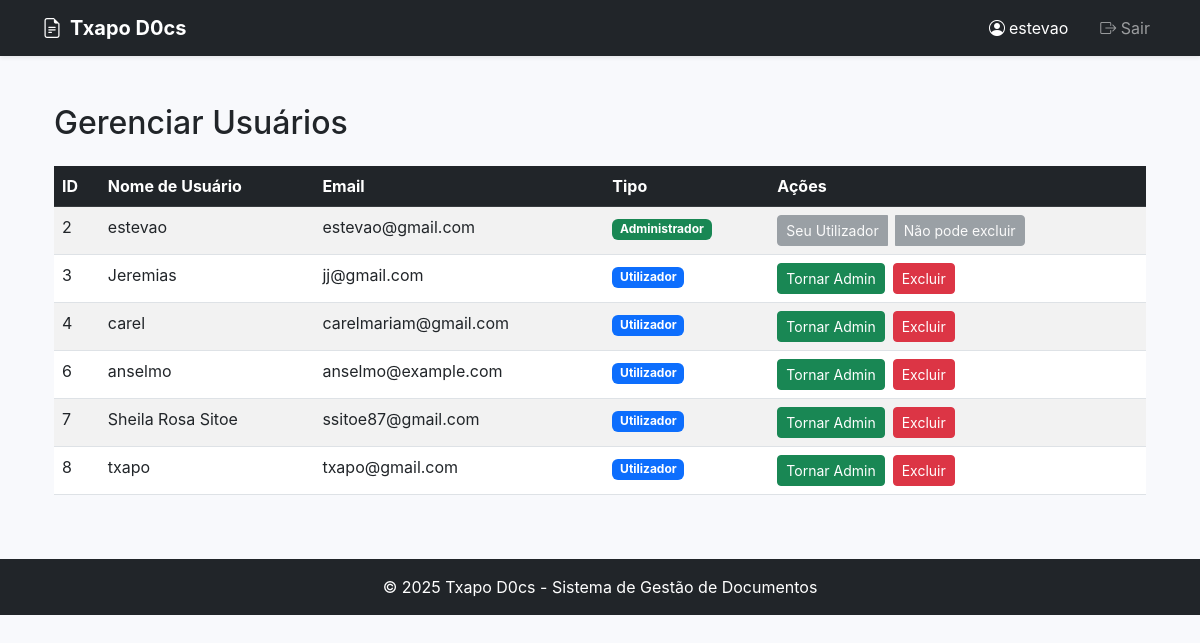
/admin/users (signed in), run on the app's committed database.
### tables this page shows
CREATE TABLE user (
        id INTEGER PRIMARY KEY AUTOINCREMENT,
        username TEXT UNIQUE NOT NULL,
        email TEXT UNIQUE NOT NULL,
        password_hash TEXT NOT NULL,
        is_admin BOOLEAN DEFAULT FALSE
    );

### app.py (the view)
@app.route('/admin/users')
@login_required
def manage_users():
    if not current_user.is_admin:
        flash('Acesso restrito a administradores' , 'danger')
        return redirect(url_for('home'))
    conn = get_db()
    cursor = conn.cursor()
    cursor.execute('SELECT id, username, email, is_admin FROM user')
    users = cursor.fetchall()
    return render_template('admin/users.html' , users = users)

### app.py (called while the page is built)
def get_db():
    conn = getattr(g , '_database' , None)  # Reutiliza a conexão se já existir no contexto da requisição
    if conn is None:
        conn = sqlite3.connect(app.config['DATABASE'])
        conn.row_factory = sqlite3.Row
        g._database = conn
    return conn

@app.teardown_appcontext
def close_connection(exception):
    db = getattr(g , '_database' , None)
    if db is not None:
        db.close()

def get_user_by_id(user_id):  # <-- NOVA FUNÇÃO: Obter usuário por ID
    conn = get_db()
    cursor = conn.cursor()
    cursor.execute('SELECT * FROM user WHERE id = ?' , (user_id ,))
    user_data = cursor.fetchone()
    return user_data

@login_manager.user_loader
def load_user(user_id):
    user_data = get_user_by_id(user_id)  # Usando a nova função
    if not user_data:
        return None
    return User(
        id = user_data['id'] ,
        username = user_data['username'] ,
        email = user_data['email'] ,
        password_hash = user_data['password_hash'] ,
        is_admin = bool(user_data['is_admin'])
    )

### templates/admin/users.html
{% extends "admin/base_admin.html" %}
{% block content %}
<div class="container">
    <h2 class="my-4">Gerenciar Usuários</h2>
    <div class="table-responsive">
        <table class="table table-striped">
            <thead class="table-dark">
                <tr>
                    <th>ID</th>
                    <th>Nome de Usuário</th>
                    <th>Email</th>
                    <th>Tipo</th>
                    <th>Ações</th>
                </tr>
            </thead>
            <tbody>
                {% for user in users %}
                <tr>
                    <td>{{ user['id'] }}</td>
                    <td>{{ user['username'] }}</td>
                    <td>{{ user['email'] }}</td>
                    <td>
                        {% if user['is_admin'] %}
                            <span class="badge bg-success">Administrador</span>
                        {% else %}
                            <span class="badge bg-primary">Utilizador</span>
                        {% endif %}
                    </td>
                    <td>
                        <div class="btn-group">
                            {% if user['id'] != current_user.id %}
                                <form action="{{ url_for('toggle_admin', user_id=user['id']) }}" method="POST" class="d-inline me-2">
                                    <button type="submit" class="btn btn-sm {% if user['is_admin'] %}btn-warning{% else %}btn-success{% endif %}"
                                            onclick="return confirm('Tem certeza que deseja {% if user['is_admin'] %}remover{% else %}conceder{% endif %} privilégios de administrador para {{ user['username'] }}?')">
                                        {% if user['is_admin'] %}Remover Admin{% else %}Tornar Admin{% endif %}
                                    </button>
                                </form>
                            {% else %}
                                <button class="btn btn-sm btn-secondary me-2" disabled>Seu Utilizador</button>
                            {% endif %}
                            {% if user['id'] != current_user.id %}
                                <form action="{{ url_for('delete_user', user_id=user['id']) }}" method="POST" class="d-inline">
                                    <button type="submit" class="btn btn-sm btn-danger"
                                           onclick="return confirm('ATENÇÃO! Todos os documentos deste utilizador serão excluídos. Continuar?')">
                                        Excluir
                                    </button>
                                </form>
                            {% else %}
                                <button class="btn btn-sm btn-secondary" disabled>Não pode excluir</button>
                            {% endif %}
                        </div>
                    </td>
                </tr>
                {% endfor %}
            </tbody>
        </table>
    </div>
</div>
{% endblock %}

### templates/admin/base_admin.html (shortened to what this page needs)
{% extends "base.html" %}

### templates/base.html (shortened to what this page needs)
<!DOCTYPE html>
<html lang="pt">
<head>
    <link href="https://cdn.jsdelivr.net/npm/bootstrap@5.3.0/dist/css/bootstrap.min.css" rel="stylesheet">
    <link rel="stylesheet" href="https://cdn.jsdelivr.net/npm/bootstrap-icons@1.10.0/font/bootstrap-icons.css">
</head>
<body>
    <nav class="navbar navbar-expand-lg navbar-dark bg-dark shadow-sm">
        <div class="container">
            <a class="navbar-brand fw-bold" href="{{ url_for('home') }}">
                <i class="bi bi-file-earmark-text me-2"></i>Txapo D0cs
            </a>
            <div class="collapse navbar-collapse" id="navbarNav">
                <div class="navbar-nav ms-auto">
                    {% if current_user.is_authenticated %}
                        <span class="nav-link text-white me-3">
                            <i class="bi bi-person-circle me-1"></i>{{ current_user.username }}
                        </span>
                        <a class="nav-link" href="{{ url_for('logout') }}">
                            <i class="bi bi-box-arrow-right"></i> Sair
                        </a>
                    {% endif %}
                </div>
            </div>
        </div>
    </nav>
    <div class="container py-4">
        {% block content %}{% endblock %}
    </div>
    <footer class="bg-dark text-white py-3 mt-4">
        <div class="container text-center">
            <p class="mb-0">© 2025 Txapo D0cs - Sistema de Gestão de Documentos</p>
        </div>
    </footer>
</body>
</html>

### templates/base.html (style rules this page uses)
:root { --primary-color: #4e73df; --secondary-color: #1cc88a; --dark-color: #5a5c69; }
body { background-color: #f8f9fc; font-family: 'Nunito', -apple-system, BlinkMacSystemFont, sans-serif; }

### data on the page
user: username "estevao", id "2", email "estevao@gmail.com", is_admin "Administrador", shows "Seu Utilizador", shows "Não pode excluir"
user: id "3", username "Jeremias", email "jj@gmail.com", is_admin "Utilizador"
user: id "4", username "carel", email "carelmariam@gmail.com", is_admin "Utilizador"
user: id "6", username "anselmo", email "anselmo@example.com", is_admin "Utilizador"
user: id "7", username "Sheila Rosa Sitoe", email "ssitoe87@gmail.com", is_admin "Utilizador"
user: id "8", username "txapo", email "txapo@gmail.com", is_admin "Utilizador"
